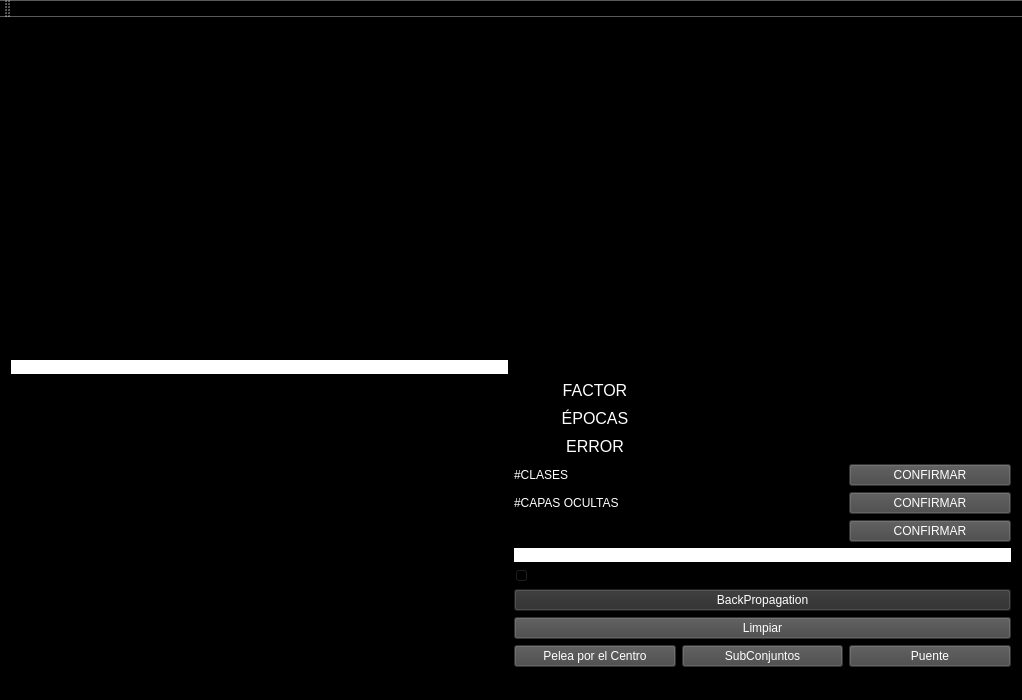
<?xml version="1.0" encoding="UTF-8"?>
<ui version="4.0">
 <class>MainWindow</class>
 <widget class="QMainWindow" name="MainWindow">
  <property name="geometry">
   <rect>
    <x>0</x>
    <y>0</y>
    <width>1022</width>
    <height>700</height>
   </rect>
  </property>
  <property name="windowTitle">
   <string>MainWindow</string>
  </property>
  <property name="styleSheet">
   <string notr="true">background-color: rgb(0, 0, 0);</string>
  </property>
  <widget class="QWidget" name="centralWidget">
   <layout class="QGridLayout" name="gridLayout_2">
    <item row="3" column="0">
     <widget class="QCustomPlot" name="errorPlot" native="true"/>
    </item>
    <item row="3" column="1">
     <layout class="QGridLayout" name="gridLayout_3">
      <item row="4" column="0">
       <widget class="QLabel" name="text_capas">
        <property name="sizePolicy">
         <sizepolicy hsizetype="Preferred" vsizetype="Fixed">
          <horstretch>0</horstretch>
          <verstretch>0</verstretch>
         </sizepolicy>
        </property>
        <property name="styleSheet">
         <string notr="true">color: rgb(255, 255, 255);
font: 12pt &quot;MS Shell Dlg 2&quot;;</string>
        </property>
        <property name="text">
         <string>#CAPAS OCULTAS</string>
        </property>
       </widget>
      </item>
      <item row="5" column="0">
       <widget class="QLabel" name="text_neurona">
        <property name="sizePolicy">
         <sizepolicy hsizetype="Preferred" vsizetype="Fixed">
          <horstretch>0</horstretch>
          <verstretch>0</verstretch>
         </sizepolicy>
        </property>
        <property name="styleSheet">
         <string notr="true">color: rgb(255, 255, 255);
font: 12pt &quot;MS Shell Dlg 2&quot;;</string>
        </property>
        <property name="text">
         <string/>
        </property>
       </widget>
      </item>
      <item row="3" column="0">
       <widget class="QLabel" name="text_clases">
        <property name="sizePolicy">
         <sizepolicy hsizetype="Preferred" vsizetype="Fixed">
          <horstretch>0</horstretch>
          <verstretch>0</verstretch>
         </sizepolicy>
        </property>
        <property name="styleSheet">
         <string notr="true">color: rgb(255, 255, 255);
font: 12pt &quot;MS Shell Dlg 2&quot;;</string>
        </property>
        <property name="text">
         <string>#CLASES</string>
        </property>
       </widget>
      </item>
      <item row="8" column="0" colspan="3">
       <widget class="QPushButton" name="backPropagation">
        <property name="sizePolicy">
         <sizepolicy hsizetype="Preferred" vsizetype="Fixed">
          <horstretch>0</horstretch>
          <verstretch>0</verstretch>
         </sizepolicy>
        </property>
        <property name="styleSheet">
         <string notr="true">color: rgb(255, 255, 255);
background-color: rgb(44, 44, 44);
font: 22pt &quot;MS Shell Dlg 2&quot;;</string>
        </property>
        <property name="text">
         <string>BackPropagation</string>
        </property>
       </widget>
      </item>
      <item row="5" column="1">
       <widget class="QLineEdit" name="input_neuronas">
        <property name="sizePolicy">
         <sizepolicy hsizetype="Preferred" vsizetype="Fixed">
          <horstretch>0</horstretch>
          <verstretch>0</verstretch>
         </sizepolicy>
        </property>
        <property name="styleSheet">
         <string notr="true">color: rgb(255, 255, 255);
font: 12pt &quot;MS Shell Dlg 2&quot;;</string>
        </property>
       </widget>
      </item>
      <item row="1" column="0">
       <widget class="QLabel" name="label_2">
        <property name="sizePolicy">
         <sizepolicy hsizetype="Preferred" vsizetype="Fixed">
          <horstretch>0</horstretch>
          <verstretch>0</verstretch>
         </sizepolicy>
        </property>
        <property name="text">
         <string>&lt;html&gt;&lt;head/&gt;&lt;body&gt;&lt;p align=&quot;center&quot;&gt;&lt;span style=&quot; font-size:12pt; color:#ffffff;&quot;&gt;ÉPOCAS&lt;/span&gt;&lt;/p&gt;&lt;/body&gt;&lt;/html&gt;</string>
        </property>
       </widget>
      </item>
      <item row="2" column="0">
       <widget class="QLabel" name="label_3">
        <property name="sizePolicy">
         <sizepolicy hsizetype="Preferred" vsizetype="Fixed">
          <horstretch>0</horstretch>
          <verstretch>0</verstretch>
         </sizepolicy>
        </property>
        <property name="text">
         <string>&lt;html&gt;&lt;head/&gt;&lt;body&gt;&lt;p align=&quot;center&quot;&gt;&lt;span style=&quot; font-size:12pt; color:#ffffff;&quot;&gt;ERROR&lt;/span&gt;&lt;/p&gt;&lt;/body&gt;&lt;/html&gt;</string>
        </property>
       </widget>
      </item>
      <item row="0" column="0">
       <widget class="QLabel" name="label">
        <property name="sizePolicy">
         <sizepolicy hsizetype="Preferred" vsizetype="Fixed">
          <horstretch>0</horstretch>
          <verstretch>0</verstretch>
         </sizepolicy>
        </property>
        <property name="text">
         <string>&lt;html&gt;&lt;head/&gt;&lt;body&gt;&lt;p align=&quot;center&quot;&gt;&lt;span style=&quot; font-size:12pt; color:#ffffff;&quot;&gt;FACTOR&lt;/span&gt;&lt;/p&gt;&lt;/body&gt;&lt;/html&gt;</string>
        </property>
       </widget>
      </item>
      <item row="4" column="1">
       <widget class="QLineEdit" name="input_capas">
        <property name="sizePolicy">
         <sizepolicy hsizetype="Preferred" vsizetype="Fixed">
          <horstretch>0</horstretch>
          <verstretch>0</verstretch>
         </sizepolicy>
        </property>
        <property name="styleSheet">
         <string notr="true">color: rgb(255, 255, 255);
font: 12pt &quot;MS Shell Dlg 2&quot;;</string>
        </property>
       </widget>
      </item>
      <item row="7" column="0" colspan="3">
       <widget class="QSlider" name="sliderClases">
        <property name="sizePolicy">
         <sizepolicy hsizetype="Preferred" vsizetype="Fixed">
          <horstretch>0</horstretch>
          <verstretch>0</verstretch>
         </sizepolicy>
        </property>
        <property name="orientation">
         <enum>Qt::Horizontal</enum>
        </property>
       </widget>
      </item>
      <item row="5" column="2">
       <widget class="QPushButton" name="neuronasPorCapa_btn">
        <property name="styleSheet">
         <string notr="true">color: rgb(255, 255, 255);
background-color: rgb(70, 70, 70);
font: 13pt &quot;MS Shell Dlg 2&quot;;</string>
        </property>
        <property name="text">
         <string>CONFIRMAR</string>
        </property>
       </widget>
      </item>
      <item row="0" column="1" colspan="2">
       <widget class="QLineEdit" name="input_f">
        <property name="sizePolicy">
         <sizepolicy hsizetype="Preferred" vsizetype="Fixed">
          <horstretch>0</horstretch>
          <verstretch>0</verstretch>
         </sizepolicy>
        </property>
        <property name="styleSheet">
         <string notr="true">color: rgb(255, 255, 255);
font: 12pt &quot;MS Shell Dlg 2&quot;;</string>
        </property>
       </widget>
      </item>
      <item row="6" column="0" colspan="3">
       <widget class="QLabel" name="text_class">
        <property name="sizePolicy">
         <sizepolicy hsizetype="Preferred" vsizetype="Fixed">
          <horstretch>0</horstretch>
          <verstretch>0</verstretch>
         </sizepolicy>
        </property>
        <property name="styleSheet">
         <string notr="true">color: rgb(0, 0, 0);
background-color: rgb(255, 255, 255);
font: 12pt &quot;MS Shell Dlg 2&quot;;</string>
        </property>
        <property name="text">
         <string/>
        </property>
       </widget>
      </item>
      <item row="4" column="2">
       <widget class="QPushButton" name="capasOcultas_btn">
        <property name="sizePolicy">
         <sizepolicy hsizetype="Preferred" vsizetype="Fixed">
          <horstretch>0</horstretch>
          <verstretch>0</verstretch>
         </sizepolicy>
        </property>
        <property name="styleSheet">
         <string notr="true">color: rgb(255, 255, 255);
background-color: rgb(70, 70, 70);
font: 13pt &quot;MS Shell Dlg 2&quot;;</string>
        </property>
        <property name="text">
         <string>CONFIRMAR</string>
        </property>
       </widget>
      </item>
      <item row="2" column="1" colspan="2">
       <widget class="QLineEdit" name="input_e">
        <property name="sizePolicy">
         <sizepolicy hsizetype="Preferred" vsizetype="Fixed">
          <horstretch>0</horstretch>
          <verstretch>0</verstretch>
         </sizepolicy>
        </property>
        <property name="styleSheet">
         <string notr="true">color: rgb(255, 255, 255);
font: 12pt &quot;MS Shell Dlg 2&quot;;</string>
        </property>
       </widget>
      </item>
      <item row="1" column="1" colspan="2">
       <widget class="QLineEdit" name="input_g">
        <property name="sizePolicy">
         <sizepolicy hsizetype="Preferred" vsizetype="Fixed">
          <horstretch>0</horstretch>
          <verstretch>0</verstretch>
         </sizepolicy>
        </property>
        <property name="styleSheet">
         <string notr="true">color: rgb(255, 255, 255);
font: 12pt &quot;MS Shell Dlg 2&quot;;</string>
        </property>
       </widget>
      </item>
      <item row="3" column="1">
       <widget class="QLineEdit" name="input_clases">
        <property name="sizePolicy">
         <sizepolicy hsizetype="Preferred" vsizetype="Fixed">
          <horstretch>0</horstretch>
          <verstretch>0</verstretch>
         </sizepolicy>
        </property>
        <property name="styleSheet">
         <string notr="true">color: rgb(255, 255, 255);
font: 12pt &quot;MS Shell Dlg 2&quot;;</string>
        </property>
       </widget>
      </item>
      <item row="3" column="2">
       <widget class="QPushButton" name="pushButton_6">
        <property name="styleSheet">
         <string notr="true">color: rgb(255, 255, 255);
background-color: rgb(70, 70, 70);
font: 13pt &quot;MS Shell Dlg 2&quot;;</string>
        </property>
        <property name="text">
         <string>CONFIRMAR</string>
        </property>
       </widget>
      </item>
      <item row="10" column="0">
       <widget class="QPushButton" name="centro">
        <property name="styleSheet">
         <string notr="true">color: rgb(255, 255, 255);
background-color: rgb(70, 70, 70);
font: 13pt &quot;MS Shell Dlg 2&quot;;</string>
        </property>
        <property name="text">
         <string>Pelea por el Centro</string>
        </property>
       </widget>
      </item>
      <item row="10" column="1">
       <widget class="QPushButton" name="circulo">
        <property name="sizePolicy">
         <sizepolicy hsizetype="Preferred" vsizetype="Fixed">
          <horstretch>0</horstretch>
          <verstretch>0</verstretch>
         </sizepolicy>
        </property>
        <property name="styleSheet">
         <string notr="true">color: rgb(255, 255, 255);
background-color: rgb(70, 70, 70);
font: 13pt &quot;MS Shell Dlg 2&quot;;</string>
        </property>
        <property name="text">
         <string>SubConjuntos</string>
        </property>
       </widget>
      </item>
      <item row="9" column="0" colspan="3">
       <widget class="QPushButton" name="pushButton_3">
        <property name="sizePolicy">
         <sizepolicy hsizetype="Preferred" vsizetype="Fixed">
          <horstretch>0</horstretch>
          <verstretch>0</verstretch>
         </sizepolicy>
        </property>
        <property name="styleSheet">
         <string notr="true">color: rgb(255, 255, 255);
background-color: rgb(70, 70, 70);
font: 13pt &quot;MS Shell Dlg 2&quot;;</string>
        </property>
        <property name="text">
         <string>Limpiar</string>
        </property>
       </widget>
      </item>
      <item row="10" column="2">
       <widget class="QPushButton" name="gato">
        <property name="styleSheet">
         <string notr="true">color: rgb(255, 255, 255);
background-color: rgb(70, 70, 70);
font: 13pt &quot;MS Shell Dlg 2&quot;;</string>
        </property>
        <property name="text">
         <string>Puente</string>
        </property>
       </widget>
      </item>
     </layout>
    </item>
    <item row="2" column="0">
     <widget class="QLabel" name="text_resultados">
      <property name="sizePolicy">
       <sizepolicy hsizetype="Preferred" vsizetype="Fixed">
        <horstretch>0</horstretch>
        <verstretch>0</verstretch>
       </sizepolicy>
      </property>
      <property name="styleSheet">
       <string notr="true">color: rgb(0, 0, 0);
background-color: rgb(255, 255, 255);
font: 16pt &quot;MS Shell Dlg 2&quot;;</string>
      </property>
      <property name="text">
       <string/>
      </property>
     </widget>
    </item>
    <item row="1" column="0" colspan="2">
     <widget class="QCustomPlot" name="customPlot" native="true"/>
    </item>
   </layout>
  </widget>
  <widget class="QMenuBar" name="menuBar">
   <property name="geometry">
    <rect>
     <x>0</x>
     <y>0</y>
     <width>1022</width>
     <height>26</height>
    </rect>
   </property>
  </widget>
  <widget class="QToolBar" name="mainToolBar">
   <attribute name="toolBarArea">
    <enum>TopToolBarArea</enum>
   </attribute>
   <attribute name="toolBarBreak">
    <bool>false</bool>
   </attribute>
  </widget>
  <widget class="QStatusBar" name="statusBar"/>
 </widget>
 <layoutdefault spacing="6" margin="11"/>
 <customwidgets>
  <customwidget>
   <class>QCustomPlot</class>
   <extends>QWidget</extends>
   <header>qcustomplot.h</header>
   <container>1</container>
  </customwidget>
 </customwidgets>
 <resources/>
 <connections/>
</ui>
